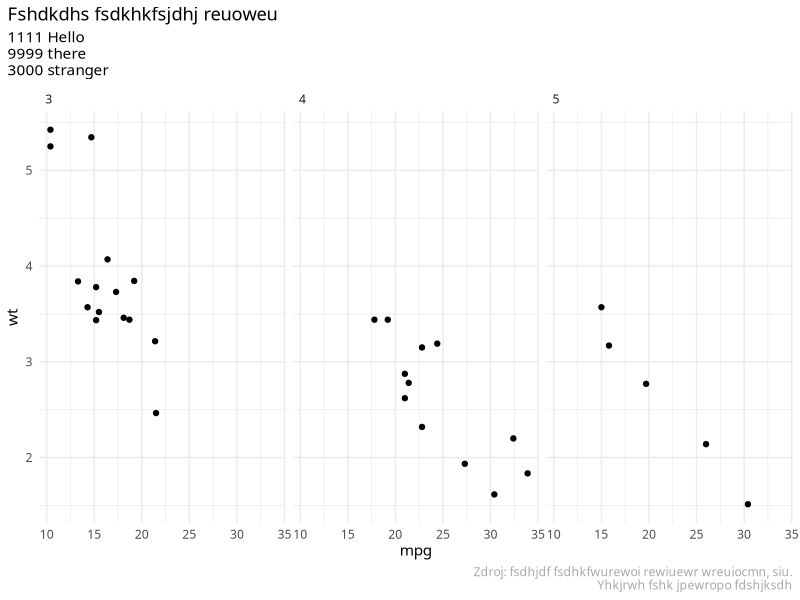

Reproduce this figure in R.
library(ggplot2)
library(magrittr)

theme_encode <- theme_minimal() +
  theme(text = element_text(family = "Titillium Web"),
        # plot.subtitle = element_text(family = "Lato"),
        # plot.title = element_text(family = "Lato", face = "bold"),
        plot.title.position = "plot",
        plot.caption.position = "plot",
        strip.text = element_text(hjust = 0),
        plot.caption = element_text(family = "Clear Sans",
                                    color = "darkgrey"))

gg <- ggplot(mtcars) +
  geom_point(aes(mpg, wt)) +
  theme_encode +
  labs(title = "Fshdkdhs fsdkhkfsjdhj reuoweu",
       subtitle = "1111 Hello\n9999 there \n3000 stranger",
       caption = "Zdroj: fsdhjdf fsdhkfwurewoi rewiuewr wreuiocmn, siu.\nYhkjrwh fshk jpewropo fdshjksdh") +
  # hrbrthemes::ft_geom_defaults() +
  facet_wrap(~ gear)
gg

# hrbrthemes::flush_ticks(gg) %>% print()

